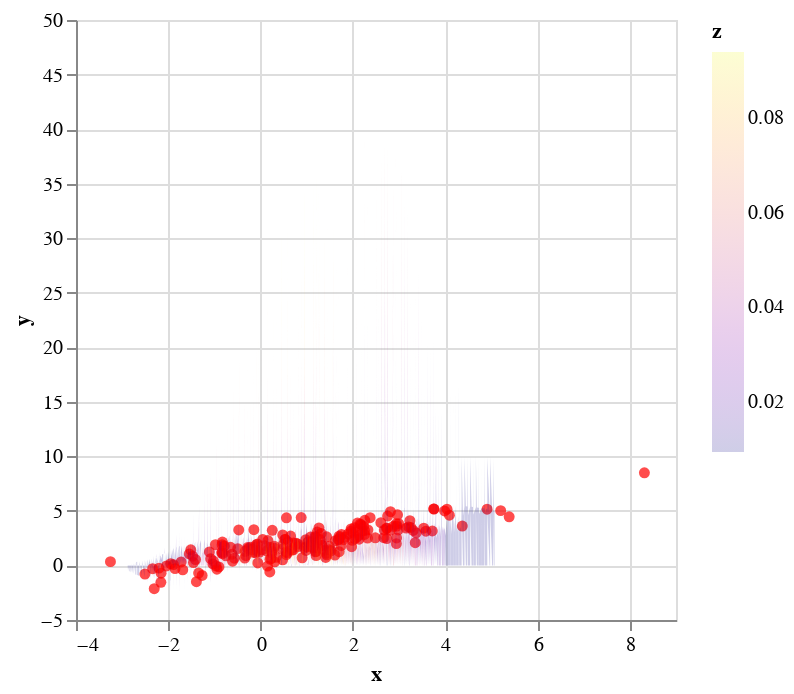

Write notebook code for a chart like this one.
### Code cell
@vlplot() + s + p

### Figure 1 — Vega-Lite specification as saved in the notebook (floating-point values rounded to 4 significant figures; data arrays with more than 128 entries replaced by an {"elided": "..."} marker saying what was removed)
{"layer": [{"data": {"values": {"elided": "200 records"}}, "encoding": {"color": {"value": "red"}, "x": {"field": "x", "type": "quantitative"}, "y": {"field": "y", "type": "quantitative"}}, "mark": {"type": "circle"}}, {"data": {"values": {"elided": "2582 records"}}, "encoding": {"color": {"field": "z", "scale": {"scheme": "plasma"}, "type": "quantitative"}, "detail": {"field": "group", "type": "quantitative"}, "order": {"field": "row", "type": "quantitative"}, "x": {"field": "x", "type": "quantitative"}, "y": {"field": "y", "type": "quantitative"}}, "mark": {"opacity": 0.2, "type": "area"}}]}
